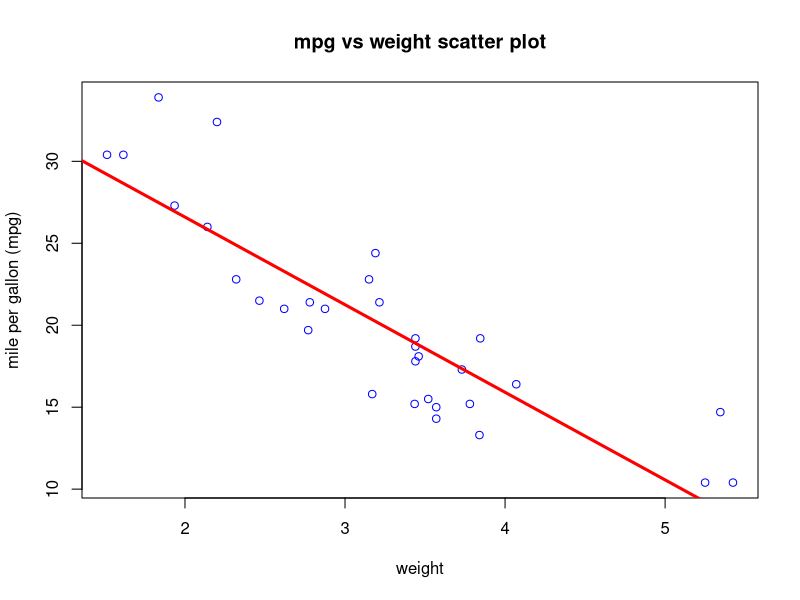
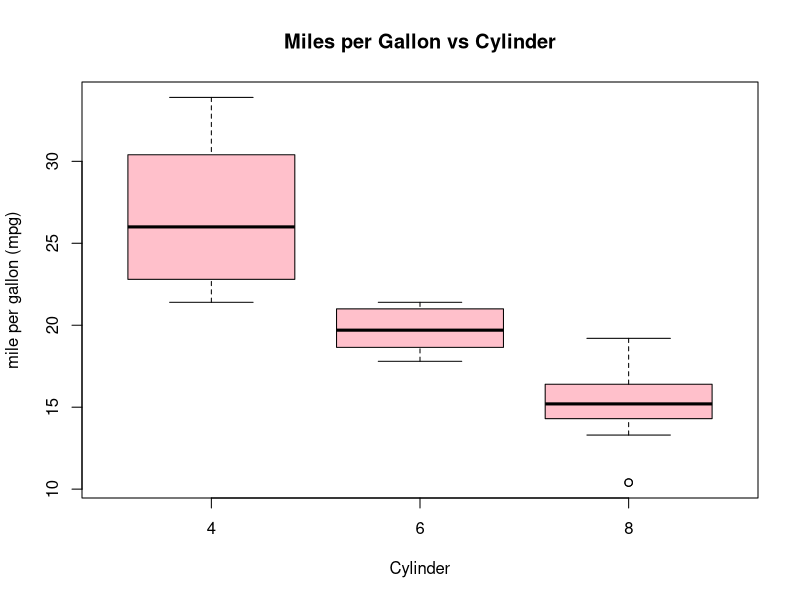

Recreate these plots in R, in order.
## ---- chunk 1
library(datasets);data(mtcars)
str(mtcars)

## ---- chunk 2
plot(mtcars$mpg ~ mtcars$wt, col= 'blue', main='mpg vs weight scatter plot',
     xlab = 'weight', ylab = 'mile per gallon (mpg)')
abline(lm(mpg~wt, mtcars), col = 'red', lwd = '3')
## ---- chunk 3
boxplot(mpg~cyl, mtcars , col = 'pink', xlab = 'Cylinder' , ylab = 'mile per gallon (mpg)', main = 'Miles per Gallon vs Cylinder')
